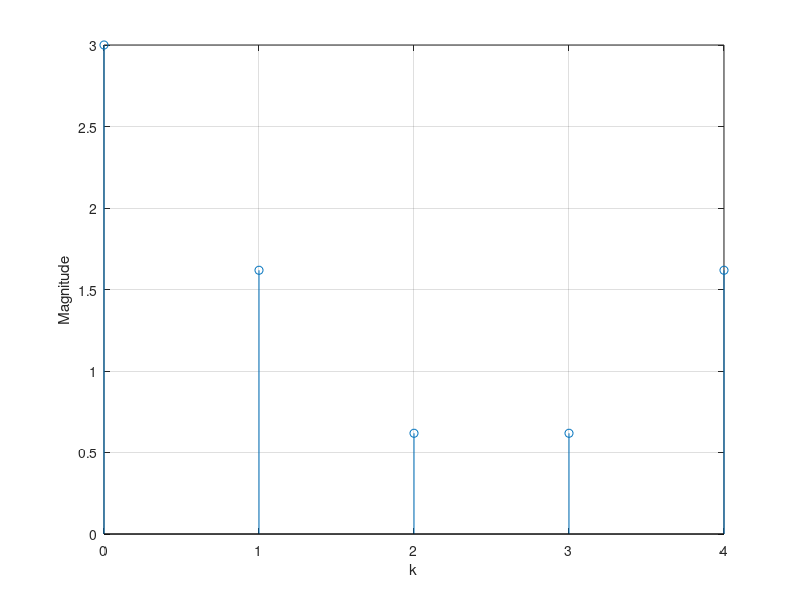

Write the MATLAB code that produced this figure.
%magnitude plot
clf;
N = input('Signal length = ');
R = input('DFT length = ');
n = 0:N-1;
x =[1 1 1 0];
Fx = fft(x,R);
k = 0:R-1;
stem(k,abs(Fx));grid
xlabel('k'); ylabel('Magnitude');
